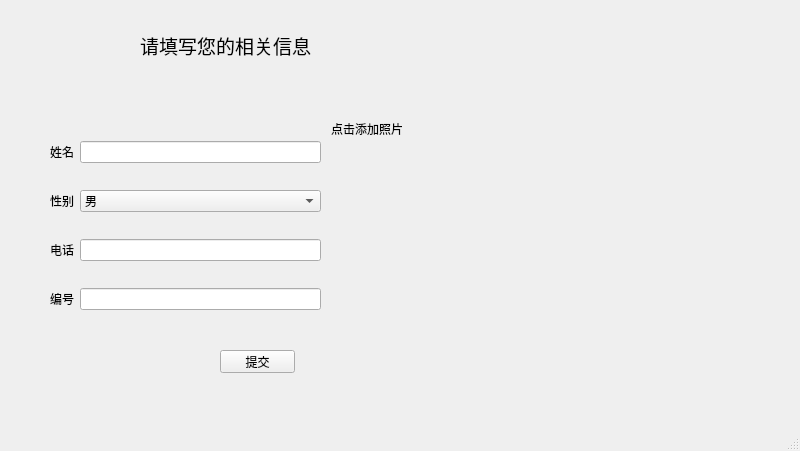
<?xml version="1.0" encoding="UTF-8"?>
<ui version="4.0">
 <class>ManagementAdd</class>
 <widget class="QMainWindow" name="ManagementAdd">
  <property name="geometry">
   <rect>
    <x>0</x>
    <y>0</y>
    <width>800</width>
    <height>451</height>
   </rect>
  </property>
  <property name="minimumSize">
   <size>
    <width>800</width>
    <height>451</height>
   </size>
  </property>
  <property name="maximumSize">
   <size>
    <width>800</width>
    <height>451</height>
   </size>
  </property>
  <property name="windowTitle">
   <string>添加信息</string>
  </property>
  <widget class="QWidget" name="centralwidget">
   <widget class="QPushButton" name="pushButton_2">
    <property name="geometry">
     <rect>
      <x>220</x>
      <y>350</y>
      <width>75</width>
      <height>23</height>
     </rect>
    </property>
    <property name="text">
     <string>提交</string>
    </property>
   </widget>
   <widget class="QLabel" name="label_2">
    <property name="geometry">
     <rect>
      <x>140</x>
      <y>30</y>
      <width>221</width>
      <height>31</height>
     </rect>
    </property>
    <property name="font">
     <font>
      <family>隶书</family>
      <pointsize>14</pointsize>
      <weight>50</weight>
      <bold>false</bold>
     </font>
    </property>
    <property name="text">
     <string>请填写您的相关信息</string>
    </property>
   </widget>
   <widget class="QWidget" name="layoutWidget">
    <property name="geometry">
     <rect>
      <x>50</x>
      <y>120</y>
      <width>271</width>
      <height>211</height>
     </rect>
    </property>
    <layout class="QGridLayout" name="gridLayout">
     <item row="2" column="0">
      <widget class="QLabel" name="label_3">
       <property name="text">
        <string>电话</string>
       </property>
      </widget>
     </item>
     <item row="3" column="0">
      <widget class="QLabel" name="label_6">
       <property name="text">
        <string>编号</string>
       </property>
      </widget>
     </item>
     <item row="0" column="0">
      <widget class="QLabel" name="label">
       <property name="text">
        <string>姓名</string>
       </property>
      </widget>
     </item>
     <item row="1" column="1">
      <widget class="QComboBox" name="comboBox">
       <item>
        <property name="text">
         <string>男</string>
        </property>
       </item>
       <item>
        <property name="text">
         <string>女</string>
        </property>
       </item>
      </widget>
     </item>
     <item row="0" column="1">
      <widget class="QLineEdit" name="lineEdit_2"/>
     </item>
     <item row="1" column="0">
      <widget class="QLabel" name="label_4">
       <property name="text">
        <string>性别</string>
       </property>
      </widget>
     </item>
     <item row="3" column="1">
      <widget class="QLineEdit" name="lineEdit"/>
     </item>
     <item row="2" column="1">
      <widget class="QLineEdit" name="lineEdit_3"/>
     </item>
    </layout>
   </widget>
   <widget class="QWidget" name="layoutWidget">
    <property name="geometry">
     <rect>
      <x>331</x>
      <y>120</y>
      <width>141</width>
      <height>211</height>
     </rect>
    </property>
    <layout class="QVBoxLayout" name="verticalLayout">
     <item>
      <widget class="QLabel" name="label_5">
       <property name="text">
        <string>点击添加照片</string>
       </property>
      </widget>
     </item>
     <item>
      <spacer name="verticalSpacer">
       <property name="orientation">
        <enum>Qt::Vertical</enum>
       </property>
       <property name="sizeHint" stdset="0">
        <size>
         <width>20</width>
         <height>40</height>
        </size>
       </property>
      </spacer>
     </item>
    </layout>
   </widget>
  </widget>
  <widget class="QMenuBar" name="menubar">
   <property name="geometry">
    <rect>
     <x>0</x>
     <y>0</y>
     <width>800</width>
     <height>23</height>
    </rect>
   </property>
  </widget>
  <widget class="QStatusBar" name="statusbar"/>
 </widget>
 <resources/>
 <connections/>
</ui>
